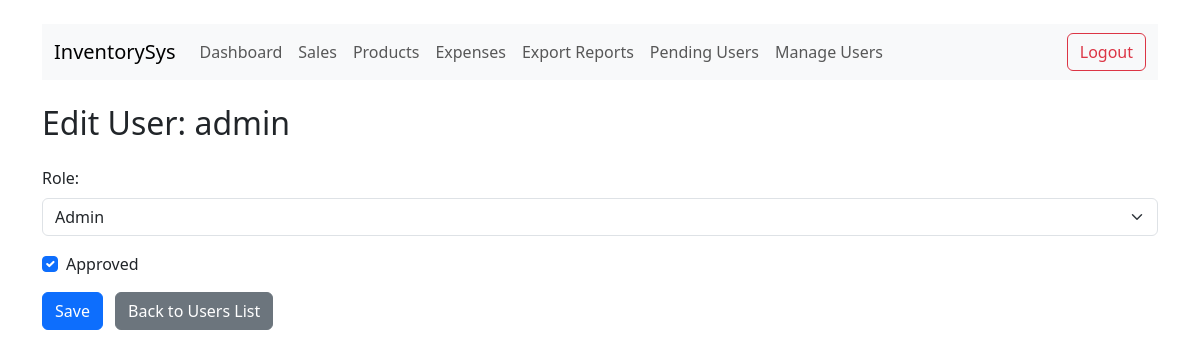
/admin/users/edit/1 (signed in), run on the app's committed database.
### models.py (models this page shows, shortened)
class User(db.Model, UserMixin):
    id = db.Column(db.Integer, primary_key=True)
    username = db.Column(db.String(80), unique=True, nullable=False)
    full_name = db.Column(db.String(120), nullable=False)       # Full name field
    email = db.Column(db.String(120), unique=True, nullable=False)  # Email should be unique and required
    phone_number = db.Column(db.String(20), unique=True, nullable=True)  # Optional, but unique if provided
    password = db.Column(db.String(200), nullable=False)
    role = db.Column(db.String(20), nullable=False, default='user')  # roles: admin, approver, user
    is_approved = db.Column(db.Boolean, default=False)
    def is_admin(self):
        return self.role == 'admin'

### app.py (the view, shortened to what this page needs)
@app.route('/admin/users/edit/<int:user_id>', methods=['GET', 'POST'])
@login_required
@admin_required
def edit_user(user_id):
    user = User.query.get_or_404(user_id)
    return render_template('admin_edit_user.html', user=user)

### app.py (called while the page is built)
@login_manager.user_loader
def load_user(user_id):
    return User.query.get(int(user_id))

def admin_required(f):
    @wraps(f)
    def decorated_function(*args, **kwargs):
        if not current_user.is_authenticated or not current_user.is_admin():
            abort(403)
        return f(*args, **kwargs)
    return decorated_function

### templates/admin_edit_user.html (shortened to what this page needs)
{% extends 'base.html' %}
{% block content %}
<h2>Edit User: {{ user.username }}</h2>
<form method="POST" class="mt-4">
    <div class="mb-3">
        <label for="role" class="form-label">Role:</label>
        <select id="role" name="role" class="form-select" required>
            <option value="admin" {% if user.role == 'admin' %}selected{% endif %}>Admin</option>
        </select>
    </div>
    <div class="form-check mb-3">
        <input class="form-check-input" type="checkbox" id="is_approved" name="is_approved" {% if user.is_approved %}checked{% endif %}>
        <label class="form-check-label" for="is_approved">
            Approved
        </label>
    </div>
    <button type="submit" class="btn btn-primary">Save</button>
    <a href="{{ url_for('manage_users') }}" class="btn btn-secondary ms-2">Back to Users List</a>
</form>
{% endblock %}

### data on the page
User: username "admin", role "Admin", is_approved "☑"
